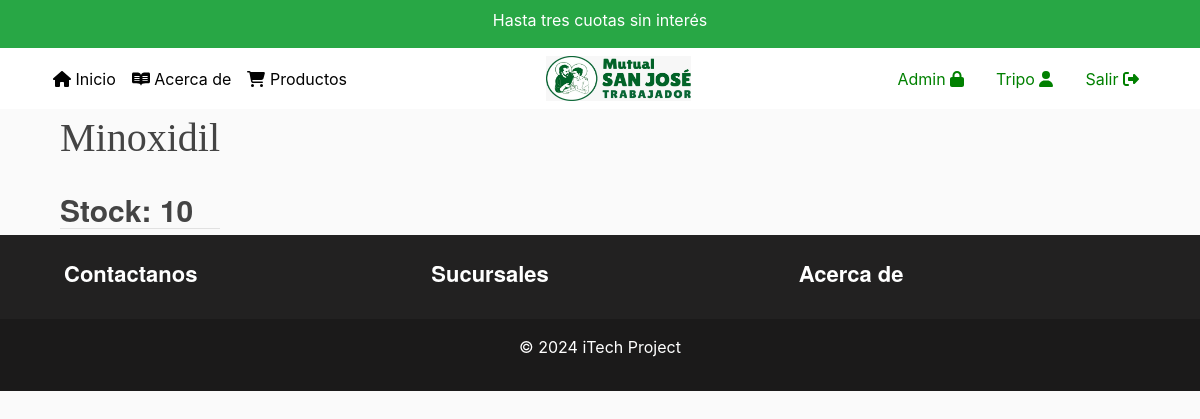
The page /Medicamentos/26517257 (signed in) on the database its author committed.
### users/models.py (models this page shows, shortened)
class CustomUser(AbstractUser):
    def image_upload_to(self, instance=None):
        if instance:
            return os.path.join('Users', self.username, instance)
        return None
    STATUS = (
        ('cliente', 'cliente'),
        ('Auxiliar', 'Auxiliar'),
        ('Administrativo', 'Administrativo'),
        ('Farmaceutico', 'Farmaceutico'),
        ('Medico', 'Medico'),
    )
    email = models.EmailField(unique=True)
    status = models.CharField(max_length=100, choices=STATUS, default='Empleado')
    description = models.TextField("Description", max_length=600, default='', blank=True)
    image = models.ImageField(default='default/no_image.jpg', upload_to=image_upload_to)

### main/models.py (models this page shows, shortened)
class Article(models.Model):
    def image_upload_to(self, instance=None):
        if instance:
            return os.path.join('ArticleSeries', slugify(self.series.slug), slugify(self.article_slug), instance)
        return None
    tipo_choice = (
        ('venta libre', 'Venta Libre'),
        ('bajo receta', 'Bajo Receta'),
        ('bajo receta duplicada', 'Bajo receta duplicado-Lista IV'),
    )
    title = models.CharField("Nombre Comercial", max_length=200)
    id_articulo = models.AutoField(primary_key=True)
    subtitle = models.CharField("Accion Farmatologica",max_length=200, default="", blank=True)
    article_slug = models.SlugField("Codigo de Barra", null=False, blank=False, unique=True)
    id_Laboratorio = models.ForeignKey('main.Laboratorio', on_delete=models.CASCADE)
    principio_activo=models.CharField ('Droga',max_length=17)
    content = RichTextField("Presentacion", blank=True, default='')
    tipo_Producto=models.CharField(choices=tipo_choice, max_length=45)
    notes = RichTextField(blank=True, default='')
    published = models.DateTimeField("Fecha publicada", default=timezone.now)
    modified = models.DateTimeField("Fecha modificada", default=timezone.now)
    series = models.ForeignKey(ArticleSeries, default="", verbose_name="Series", on_delete=models.SET_DEFAULT)
    image = models.ImageField("Imagen", default='default/no_image.jpg', upload_to=image_upload_to, max_length=255)
    class Meta:
        verbose_name = "Producto"
        verbose_name_plural = "Productos"
        ordering = ['-published']
    @property
    def stock_actual(self):
        movimientos = Movimiento.objects.filter(id_articulo=self)
        stock = 0
        for movimiento in movimientos:
            if movimiento.tipo == '0':  # Ingreso
                stock += movimiento.cantidad
            elif movimiento.tipo == '1':  # Egreso
                stock -= movimiento.cantidad
        return stock

class Movimiento(models.Model):
    JOB_CHOICES =(
        ('0', 'Ingreso'),
        ('1', 'Egreso'),
    )
    id_Movimiento = models.AutoField(primary_key=True)
    tipo= models.CharField('Tipo de movimiento', max_length=1, choices= JOB_CHOICES)
    cantidad=models.IntegerField ('Cantidad')
    id_articulo = models.ForeignKey('main.Article', on_delete=models.CASCADE)
    fecha_Caducidad=models.DateField('Fecha de caducidad')
    recetas= models.ImageField('Recetas', null=True,blank=True)
    duplicado = models.ImageField('Duplicado', null=True,blank=True)
    id_Proveedor = models.ForeignKey('main.Proveedor', null=True,blank=True, on_delete=models.CASCADE)
    id_Paciente = models.ForeignKey('main.Paciente',null=True,blank=True, on_delete=models.CASCADE)

### main/decorators.py (the view)
        def _wrapped_view(request, *args, **kwargs):
            if not request.user.is_authenticated:
                messages.error(request, "Inicie Sesion antes de comprar el producto")
                return redirect(redirect_url)
            return view_func(request, *args, **kwargs)

### main/views.py (called while the page is built)
@user_is_authenticated
def article(request, series: str, article: str):
    matching_article = Article.objects.filter(series__slug=series, article_slug=article).first()
    return render(request=request,
                  template_name='main/article.html',
                  context={"object": matching_article}
                  )

### main/templates/main/article.html (shortened to what this page needs)
{% extends "main/header.html" %}
{% block content %}
<main role="main" class="container-xl">
    <div class="col-lg-12 col-md-12 col-sm-12">
        <div class="d-flex">
            <div>
                <h1 class="title-style">{{ object.title }}</h1>
                <h3 class="stock-style">Stock: {{ object.stock_actual }}</h2>
            </div>
        </div>
    </div>
{% endblock content %}

### main/templates/main/includes/navbar.html (shortened to what this page needs)
{% load static %}
<header class="site-header" style="margin-bottom: 5px">
    <nav class="navbar navbar-expand-md navbar-color">
        <div class="container">
            <div class="navbar-nav">
                <a class="nav-item nav-link" href="/"><i class="fas fa-home"></i> Inicio</i></a>
            </div>
            <div class="collapse navbar-collapse" id="navbarToggle">
                <div class="navbar-nav mr-auto">
                    <a class="nav-item nav-link" href="{% url 'acercade' %}"><i class="fa-brands fa-readme"></i> Acerca de</a>
                    <a class="nav-item nav-link" href="{% url 'productos' %}"><i class="fa-solid fa-cart-shopping"></i> Productos</a>
                </div>
                <div class="navbar-nav mr-auto">
                <img src="{% static "images/logo.jpeg" %}" width="145" height="45" align="center">
                </div>
                {% if user.is_authenticated %}
                {% if user.is_staff %}
                <a class="nav-item nav-link" href="{% url 'admin:index' %}" style="color:green;">Admin <i class="fa-solid fa-lock"></i></a>
                {% endif %}
                <a class="nav-item nav-link" href="{% url 'profile' user.username %}" style="color:green">
                    {{user.username}} <i class="fas fa-user"></i>
                </a>
                <a class="nav-item nav-link" href="{% url 'logout' %}" style="color:green">
                    Salir <i class="fas fa-sign-out-alt"></i>
                </a>
                {% endif %}
                </div>
            </div>
    </nav>
</header>

### main/static/main/main.css (style rules this page uses)
:root { --footercolor: #ffffff; --navbarcolor: #ffffff; --btncolor: #ffffff; --socialcolor: #ffffff; --brightText: #020202; }
.navbar-color { background-color: var(--navbarcolor); }
body { background: #fafafa; }
h1, h2, h3, h4, h5, h6 { color: #444444; }
.site-header .navbar-nav .nav-link { color: var(--brightText); }
.title-style { font-family: fell, Georgia, Cambria, 'Times New Roman', Times, serif !important; }
.article-style h1, h3 { font-weight: bold; border-bottom: 1px solid rgba(0,0,0,.1); letter-spacing: 0; font-family: sohne, "Helvetica Neue", Helvetica, Arial, sans-serif; font-style: normal; margin-top: 1.0em; margin-bottom: 0.2em; line-height: 36px !important; font-size: 30px !important; }
img { max-width: 100%; max-height: 100%; }

### rows shown on the page
CustomUser: username "Tripo"
Article: title "Minoxidil", stock_actual "10"
